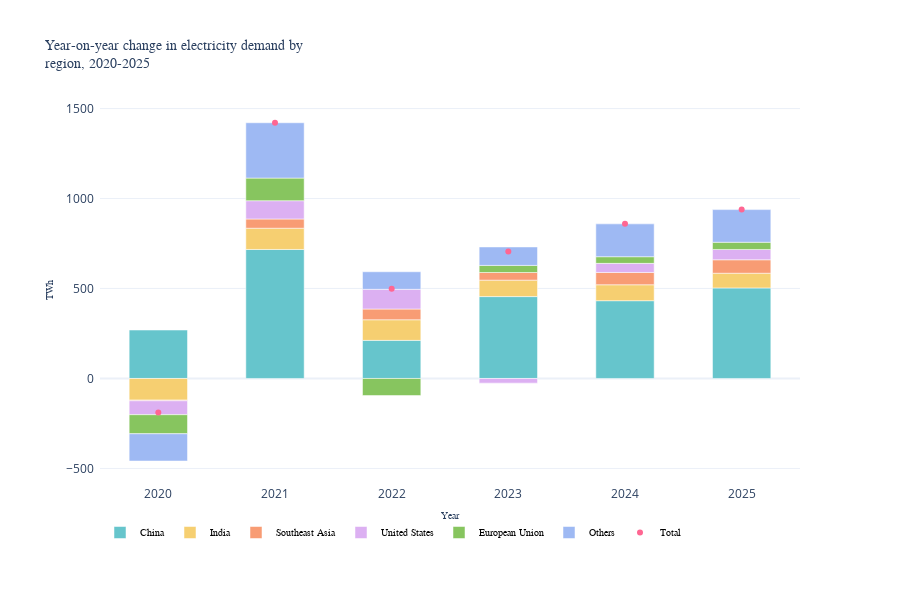

Write notebook code for a chart like this one.
### Markdown cell above
8. Change the location and format of the legend by calling the method `update_layout` and setting the argument `legend`

### Code cell
fig = px.bar(dta, x=dta.index, y=[ 'China', 'India', 'Southeast Asia', 'United States', 'European Union', 'Others'],
            hover_name=dta.index, 
            color_discrete_sequence= px.colors.qualitative.Pastel,
            height=600, width=900,
            title='Year-on-year change in electricity demand by <br>region, 2020-2025')

fig.add_scatter(x=dta.index, y=dta.Total, mode="markers", name="Total")

fig.update_layout(bargap=0.5)  # gap between bars of adjacent location coordinates.

fig.update_traces(hovertemplate ='<br>%{x} <br>'+ '<b>%{y:.2f} Twh </b>')

fig.update_layout(template="plotly_white")

# Axis title and format
fig.update_yaxes(title_text="TWh", title_font_size=10, title_font_family='PT Serif Caption')
fig.update_xaxes(title_text="Year", title_font_size=10, title_font_family='PT Serif Caption')


# Figure title format
fig.update_layout(margin=dict(l=100, r=100, t=100, b=120, pad=5),
                  title_font_size=14,
                  title_font_family='PT Serif Caption')


# Legend location and format
fig.update_layout(legend={
            "title": "",
            "orientation":"h",
            "font": dict(
            family="Courier",
            size=10,
            color="black"
        ),
        },)

fig.show()

### Figure 1 — Plotly figure (JSON) as saved in the notebook; plotly's stock layout.template omitted (floating-point values rounded to 4 significant figures)
{"data": [{"alignmentgroup": "True", "hovertemplate": "<br>%{x} <br><b>%{y:.2f} Twh </b>", "hovertext": [2020, 2021, 2022, 2023, 2024, 2025], "legendgroup": "China", "marker": {"color": "rgb(102, 197, 204)", "pattern": {"shape": ""}}, "name": "China", "offsetgroup": "China", "orientation": "v", "showlegend": true, "textposition": "auto", "type": "bar", "x": [2020, 2021, 2022, 2023, 2024, 2025], "xaxis": "x", "y": [269.1, 716.9, 211.8, 455, 432.2, 503.1], "yaxis": "y"}, {"alignmentgroup": "True", "hovertemplate": "<br>%{x} <br><b>%{y:.2f} Twh </b>", "hovertext": [2020, 2021, 2022, 2023, 2024, 2025], "legendgroup": "India", "marker": {"color": "rgb(246, 207, 113)", "pattern": {"shape": ""}}, "name": "India", "offsetgroup": "India", "orientation": "v", "showlegend": true, "textposition": "auto", "type": "bar", "x": [2020, 2021, 2022, 2023, 2024, 2025], "xaxis": "x", "y": [-120.6, 118.1, 114.5, 91.4, 88.6, 81.7], "yaxis": "y"}, {"alignmentgroup": "True", "hovertemplate": "<br>%{x} <br><b>%{y:.2f} Twh </b>", "hovertext": [2020, 2021, 2022, 2023, 2024, 2025], "legendgroup": "Southeast Asia", "marker": {"color": "rgb(248, 156, 116)", "pattern": {"shape": ""}}, "name": "Southeast Asia", "offsetgroup": "Southeast Asia", "orientation": "v", "showlegend": true, "textposition": "auto", "type": "bar", "x": [2020, 2021, 2022, 2023, 2024, 2025], "xaxis": "x", "y": [-3.5, 51.3, 59.6, 42.4, 68.3, 74.8], "yaxis": "y"}, {"alignmentgroup": "True", "hovertemplate": "<br>%{x} <br><b>%{y:.2f} Twh </b>", "hovertext": [2020, 2021, 2022, 2023, 2024, 2025], "legendgroup": "United States", "marker": {"color": "rgb(220, 176, 242)", "pattern": {"shape": ""}}, "name": "United States", "offsetgroup": "United States", "orientation": "v", "showlegend": true, "textposition": "auto", "type": "bar", "x": [2020, 2021, 2022, 2023, 2024, 2025], "xaxis": "x", "y": [-77.3, 101.6, 109.5, -25.9, 50.5, 57.3], "yaxis": "y"}, {"alignmentgroup": "True", "hovertemplate": "<br>%{x} <br><b>%{y:.2f} Twh </b>", "hovertext": [2020, 2021, 2022, 2023, 2024, 2025], "legendgroup": "European Union", "marker": {"color": "rgb(135, 197, 95)", "pattern": {"shape": ""}}, "name": "European Union", "offsetgroup": "European Union", "orientation": "v", "showlegend": true, "textposition": "auto", "type": "bar", "x": [2020, 2021, 2022, 2023, 2024, 2025], "xaxis": "x", "y": [-105.8, 125.6, -94.9, 39.5, 37, 40], "yaxis": "y"}, {"alignmentgroup": "True", "hovertemplate": "<br>%{x} <br><b>%{y:.2f} Twh </b>", "hovertext": [2020, 2021, 2022, 2023, 2024, 2025], "legendgroup": "Others", "marker": {"color": "rgb(158, 185, 243)", "pattern": {"shape": ""}}, "name": "Others", "offsetgroup": "Others", "orientation": "v", "showlegend": true, "textposition": "auto", "type": "bar", "x": [2020, 2021, 2022, 2023, 2024, 2025], "xaxis": "x", "y": [-151.4, 307.5, 97.6, 102.6, 182.5, 181.5], "yaxis": "y"}, {"hovertemplate": "<br>%{x} <br><b>%{y:.2f} Twh </b>", "mode": "markers", "name": "Total", "type": "scatter", "x": [2020, 2021, 2022, 2023, 2024, 2025], "y": [-189.5, 1421, 498.1, 705, 859.1, 938.4]}], "layout": {"bargap": 0.5, "barmode": "relative", "height": 600, "legend": {"font": {"color": "black", "family": "Courier", "size": 10}, "orientation": "h", "title": {"text": ""}, "tracegroupgap": 0}, "margin": {"b": 120, "l": 100, "pad": 5, "r": 100, "t": 100}, "title": {"font": {"family": "PT Serif Caption", "size": 14}, "text": "Year-on-year change in electricity demand by <br>region, 2020-2025"}, "width": 900, "xaxis": {"anchor": "y", "domain": [0, 1], "title": {"font": {"family": "PT Serif Caption", "size": 10}, "text": "Year"}}, "yaxis": {"anchor": "x", "domain": [0, 1], "title": {"font": {"family": "PT Serif Caption", "size": 10}, "text": "TWh"}}}}
